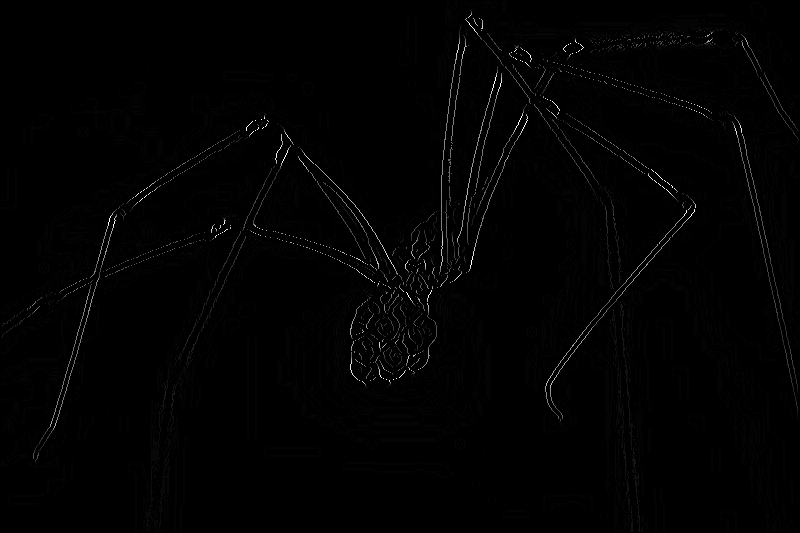
#> input picture zestaw7/ex05/pajak-e.png, 800 x 533 px
$ python f.py
#> lines starting #> are read from the running program, lines starting #| are printed output that depends on the picture; after the words box and inside, x2 and y2 are one past the last pixel; in counts of white or black regions, pixels touching at a corner belong together
import cv2
import numpy as np
from skimage import filters

def progowanie_z_histereza(image):
    # Zamiana obrazu na skale szarości, jeśli jest kolorowy
    if len(image.shape) == 3:
        gray_image = cv2.cvtColor(image, cv2.COLOR_BGR2GRAY)
    else:
        gray_image = image

    # Obliczenie progu T2 metodą Otsu
    T2 = filters.threshold_otsu(gray_image)

    # T1 = 1/2 * T2
    T1 = T2 / 2

    # Zastosowanie progowania z histerezą
    result = np.zeros_like(gray_image)

    # Wartości powyżej T2 ustawiamy na 255 (czarne na białym obrazie)
    result[gray_image > T2] = 255

    # Wartości pomiędzy T1 a T2 ustawiamy na 255 tylko, jeśli mają sąsiedztwo z wartością > T2
    result[(gray_image > T1) & (gray_image <= T2)] = 255
    print(f"T1: {T1}")
    print(f"T2: {T2}")


    return result

# Wczytanie obrazu
image = cv2.imread('pajak-e.png', cv2.IMREAD_GRAYSCALE)
#> image is the input picture: shape (533, 800); min 0, max 255, mean 2.1

# Wykonanie progowania z histerezą
result_image = progowanie_z_histereza(image)
#> in progowanie_z_histereza, `T2 = filters.threshold_otsu(gray_image)`: T2 = 64
#> in progowanie_z_histereza, `T1 = T2 / 2`: T1 = 32
#| T1: 32.0
#| T2: 64
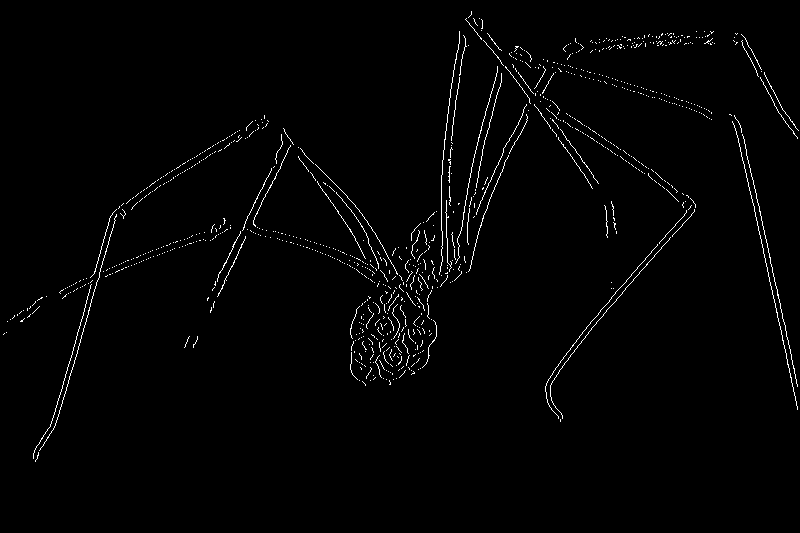
#> result_image: shape (533, 800); 1.5% white in thin lines or dots, all inside (x1, y1, x2, y2) = (3, 11, 799, 462)

# Zapisanie wyniku
cv2.imwrite('pajak-f.png', result_image)

$ run again, with zestaw7/ex05/pajak-a-blue-sobel-y.png copied over zestaw7/ex05/pajak-e.png
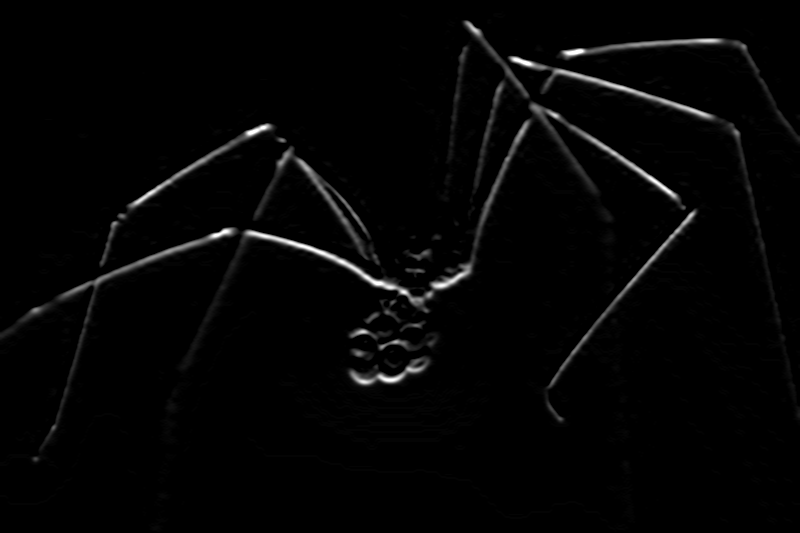
#> input picture zestaw7/ex05/pajak-a-blue-sobel-y.png, 800 x 533 px
#> image is the input picture: shape (533, 800); min 0, max 255, mean 4.8
#> T2 = 61
#> T1 = 30.5
#| T1: 30.5
#| T2: 61
#> `result_image = progowanie_z_histereza(image)`:
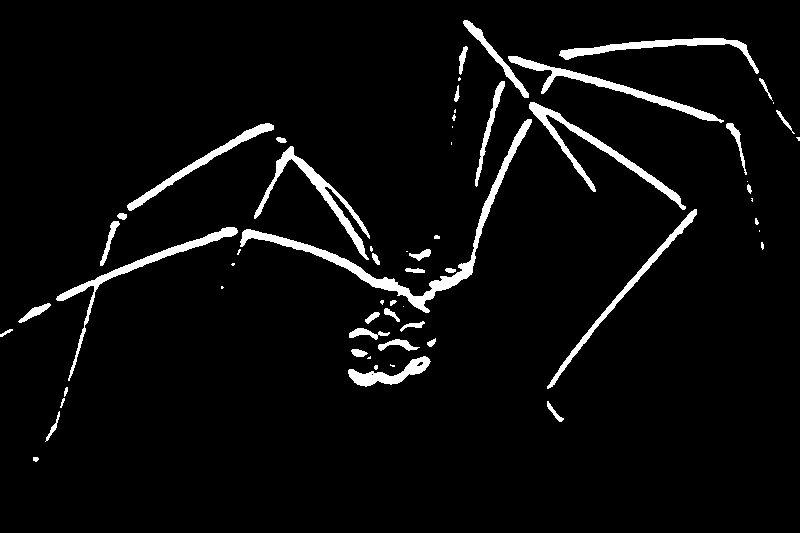
#> result_image: shape (533, 800); 4.5% white; 62 white regions (21 under 20 px), largest, box (x1, y1, x2, y2) and area: (240, 119, 532, 313) 3379, (529, 102, 686, 210) 1836, (254, 146, 370, 260) 1707
